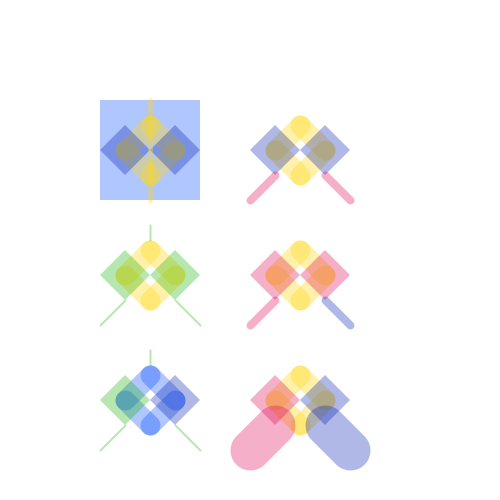
Frame 1 (no input)
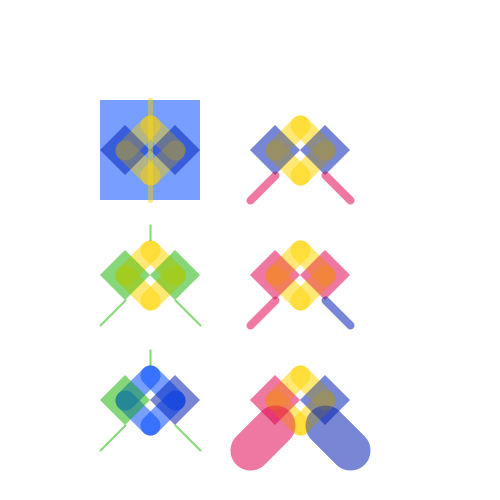
Frame 2 (the mouse pressed at the canvas centre, redrawn once)

The Processing sketch that drew these frames (run headless with seeded random() and noise(); the mouse was pressed at the canvas centre and the sketch redrawn once):

// Processing sketch: processing_84456
// ── processing_84456.pde

void setup()
{
  size(500,500);
  background(255);
  }
  
  
  /*
MES COULEURS
Rose
#DE0051,80
ligne violet
stroke(#DE0051,80);
violet gris
#8076BC,80
BLEU FONCE
(#001EAF,80);
BLEU CLAIR
 #004AFF,80
Orange
#E85900,80
orange foncé
#E34800,80
jaune
#FFD812,90
vert
#1AB404
*/
void draw()
{
  //1
  noStroke();
  fill( #004AFF,80);
    rect(100,100,100,100);
    
  //carré central
noFill();
strokeWeight(20);
stroke(#FFD812,90);
line(150,125,125,150);
line(125,150,150,175);
line(150,175,175,150);
line(175,150,150,125);

//losange droit
noStroke();
fill(#001EAF,80);
beginShape();
vertex(125,125);
vertex(100,150);
vertex(125,175);
vertex(150,150);
vertex(125,125);
endShape();

//losange gauche
beginShape();
vertex(175,125);
vertex(200,150);
vertex(175,175);
vertex(150,150);
vertex(175,125);
endShape();
  
 // ligne verticale
strokeWeight(5);
stroke(#FFD812,90);
 line(150,100,150,200);
 
 
 
 
 
 
 
 
 
 
 
 
 //2
 translate(150,0);
   noStroke();
  fill( #004AFF,80);
   // rect(100,100,100,100);
    
  //carré central
noFill();
strokeWeight(20);
stroke(#FFD812,90);
line(150,125,125,150);
line(125,150,150,175);
line(150,175,175,150);
line(175,150,150,125);

//losange droit
noStroke();
fill(#001EAF,80);
beginShape();
vertex(125,125);
vertex(100,150);
vertex(125,175);
vertex(150,150);
vertex(125,125);
endShape();

//losange gauche
beginShape();
vertex(175,125);
vertex(200,150);
vertex(175,175);
vertex(150,150);
vertex(175,125);
endShape();
  
//ligne coté
stroke(#DE0051,80);
strokeWeight(8);
line(125,175,100,200);
line(175,175,200,200);











//3
 translate(0,125);
   noStroke();
  fill( #004AFF,80);
   // rect(100,100,100,100);
    
  //carré central
noFill();
strokeWeight(20);
stroke(#FFD812,90);
line(150,125,125,150);
line(125,150,150,175);
line(150,175,175,150);
line(175,150,150,125);

//losange droit
noStroke();
fill(#DE0051,80);
beginShape();
vertex(125,125);
vertex(100,150);
vertex(125,175);
vertex(150,150);
vertex(125,125);
endShape();

//losange gauche
beginShape();
vertex(175,125);
vertex(200,150);
vertex(175,175);
vertex(150,150);
vertex(175,125);
endShape();
  
//ligne coté
stroke(#DE0051,80);
strokeWeight(8);
line(125,175,100,200);
stroke(#001EAF,80);
line(175,175,200,200);




















//4
 translate(0,125);
   noStroke();
  fill( #004AFF,80);
   // rect(100,100,100,100);
    
  //carré central
noFill();
strokeWeight(20);
stroke(#FFD812,90);
line(150,125,125,150);
line(125,150,150,175);
line(150,175,175,150);
line(175,150,150,125);

//losange droit
noStroke();
fill(#DE0051,80);
beginShape();
vertex(125,125);
vertex(100,150);
vertex(125,175);
vertex(150,150);
vertex(125,125);
endShape();

//losange gauche
fill(#001EAF,80);
beginShape();
vertex(175,125);
vertex(200,150);
vertex(175,175);
vertex(150,150);
vertex(175,125);
endShape();
  
//ligne coté
stroke(#DE0051,80);
strokeWeight(40);
line(125,175,100,200);
stroke(#001EAF,80);
line(175,175,200,200);

 
 
 
 
 
 
 
 
 
 
 
 
 
 
 
 
 
 
 
 
 
 
















//4
 translate(-150,-125);
   noStroke();
  fill( #004AFF,80);
   // rect(100,100,100,100);
    
  //carré central
noFill();
strokeWeight(20);
stroke(#FFD812,90);
line(150,125,125,150);
line(125,150,150,175);
line(150,175,175,150);
line(175,150,150,125);

//losange droit
noStroke();
fill(#1AB404,80);
beginShape();
vertex(125,125);
vertex(100,150);
vertex(125,175);
vertex(150,150);
vertex(125,125);
endShape();

//losange gauche
fill(#1AB404,80);
beginShape();
vertex(175,125);
vertex(200,150);
vertex(175,175);
vertex(150,150);
vertex(175,125);
endShape();
  
//ligne coté
stroke(#1AB404,80);
strokeWeight(2);
line(125,175,100,200);
line(175,175,200,200);

//ligne verticale
line(150,100,150,115);




















//4
 translate(0,125);
   noStroke();
  fill( #004AFF,80);
   // rect(100,100,100,100);
    
  //carré central
noFill();
strokeWeight(20);
stroke( #004AFF,80);
line(150,125,125,150);
line(125,150,150,175);
line(150,175,175,150);
line(175,150,150,125);

//losange droit
noStroke();
fill(#1AB404,80);
beginShape();
vertex(125,125);
vertex(100,150);
vertex(125,175);
vertex(150,150);
vertex(125,125);
endShape();

//losange gauche
fill(#001EAF,80);
beginShape();
vertex(175,125);
vertex(200,150);
vertex(175,175);
vertex(150,150);
vertex(175,125);
endShape();
  
//ligne coté
stroke(#1AB404,80);
strokeWeight(2);
line(125,175,100,200);
line(175,175,200,200);

//ligne verticale
line(150,100,150,115);

  noLoop();
}
